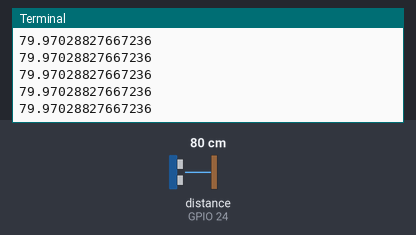
This program was run on a simulated Raspberry Pi (BCM pin numbers). On the bench: the last lines printed to the terminal. Inputs (shaded band) come from the test bench; at power-on: distance to the obstacle (sensor on GPIO 24) 80 cm. The echo pulse lasts 58.3 µs per cm; the clock reads 2024-03-15 10:24:30 at power-on unless the program sets it.

Above: at 1.2 s.
1.3 s: distance to the obstacle (sensor on GPIO 24) set to 2 cm
At 1.38 s:
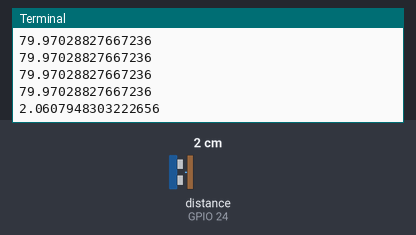
2.8 s: distance to the obstacle (sensor on GPIO 24) set to 4 cm
At 2.89 s:
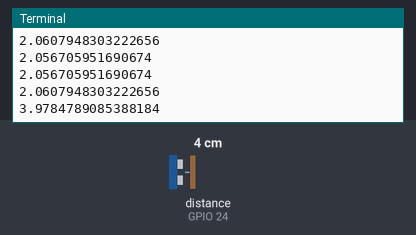
Timing chart, 0 to 5.8 s (numbered marks = the images above; inputs shaded):
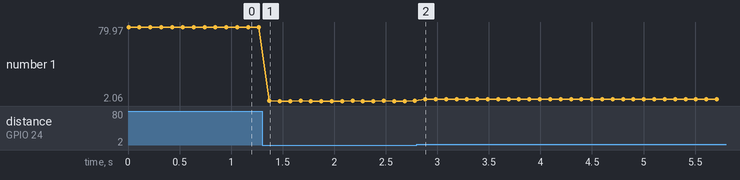

Measured:
- after the input at 1.3 s, the terminal: prints a new line after 0.07 s (image 1)
- after the input at 2.8 s, the terminal: prints a new line after 0.08 s (image 2)
- plotted number 1: 79.97 → 2.06 after the input at 1.3 s, 2.06 → 3.98 after the input at 2.8 s

The program:

sonar.py
```python
import RPi.GPIO as GPIO
import time
from time import sleep
TRIG = 23
ECHO = 24
GPIO.setmode(GPIO.BCM)
GPIO.setwarnings(False)
GPIO.setup(TRIG,GPIO.OUT)
GPIO.setup(ECHO,GPIO.IN)
def distance():
    GPIO.output(TRIG, True)
    time.sleep(0.00001)
    GPIO.output(TRIG, False)
    StartTime = time.time()
    StopTime = time.time()
    while GPIO.input(ECHO) == 0:
        StartTime = time.time()

    while GPIO.input(ECHO) == 1:
        StopTime = time.time()

    TimeElapsed = StopTime - StartTime
    distance = (TimeElapsed * 34300) / 2
    return distance

while True:
    dist = distance()
    print(dist)
    sleep(0.1)
```
